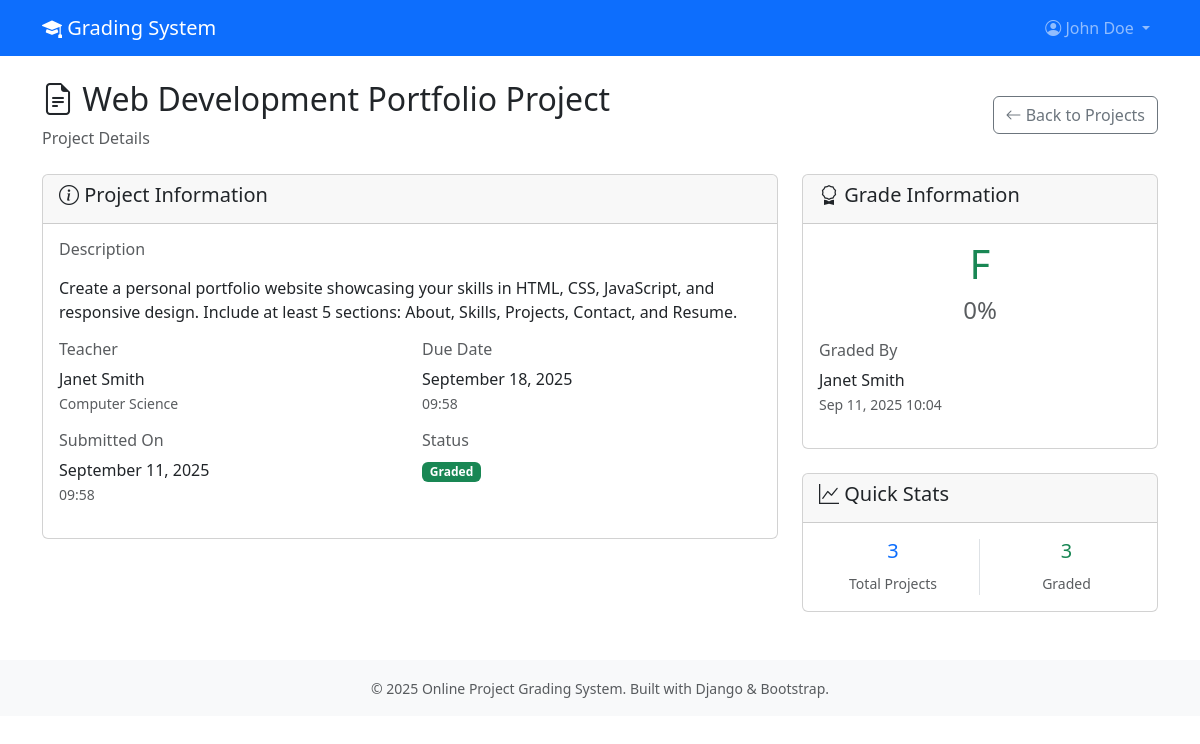
Screenshot of /projects/project/2/ (signed in) with the database file from the repository.
### accounts/models.py (models this page shows, shortened)
class User(AbstractUser):
    USER_TYPES = (
        ('student', 'Student'),
        ('teacher', 'Teacher'),
    )
    user_type = models.CharField(max_length=10, choices=USER_TYPES, default='student')
    phone_number = models.CharField(max_length=15, blank=True)

class TeacherProfile(models.Model):
    user = models.OneToOneField(User, on_delete=models.CASCADE, related_name='teacher_profile')
    employee_id = models.CharField(max_length=20, unique=True)
    department = models.CharField(max_length=100)
    designation = models.CharField(max_length=50)

### projects/models.py (models this page shows, shortened)
class Project(models.Model):
    title = models.CharField(max_length=200)
    description = models.TextField()
    student = models.ForeignKey(User, on_delete=models.CASCADE, related_name='projects')
    teacher = models.ForeignKey(User, on_delete=models.CASCADE, related_name='assigned_projects')
    file_upload = models.FileField(upload_to='projects/', null=True, blank=True)
    submitted_at = models.DateTimeField(auto_now_add=True)
    due_date = models.DateTimeField()
    is_submitted = models.BooleanField(default=False)

class Grade(models.Model):
    GRADE_CHOICES = [
        ('A+', 'A+ (90-100)'),
        ('A', 'A (80-89)'),
        ('B+', 'B+ (70-79)'),
        ('B', 'B (60-69)'),
        ('C+', 'C+ (50-59)'),
        ('C', 'C (40-49)'),
        ('D', 'D (30-39)'),
        ('F', 'F (0-29)'),
    ]
    project = models.OneToOneField(Project, on_delete=models.CASCADE, related_name='grade')
    teacher = models.ForeignKey(User, on_delete=models.CASCADE, related_name='grades_given')
    score = models.IntegerField(
        validators=[MinValueValidator(0), MaxValueValidator(100)],
        help_text="Score out of 100"
    )
    letter_grade = models.CharField(max_length=2, choices=GRADE_CHOICES, blank=True)
    feedback = models.TextField(blank=True)
    graded_at = models.DateTimeField(auto_now_add=True)

### projects/views.py (the view)
# urls.py: path('project/<int:project_id>/', views.project_detail, name='project_detail'),
@login_required
@student_required
def project_detail(request, project_id):
    project = get_object_or_404(Project, id=project_id, student=request.user)
    total_projects = Project.objects.filter(student=request.user).count()
    graded_projects = Project.objects.filter(student=request.user, grade__isnull=False).count()
    context = {
        'project': project,
        'total_projects': total_projects,
        'graded_projects': graded_projects,
    }
    return render(request, 'projects/project_detail.html', context)

### templates/projects/project_detail.html (shortened to what this page needs)
{% extends 'base.html' %}
{% load project_extras %}
{% block content %}
<div class="d-flex justify-content-between align-items-center mb-4">
    <div>
        <h2><i class="bi bi-file-earmark-text"></i> {{ project.title }}</h2>
        <p class="text-muted mb-0">Project Details</p>
    </div>
    <a href="{% url 'my_projects' %}" class="btn btn-outline-secondary">
        <i class="bi bi-arrow-left"></i> Back to Projects
    </a>
</div>
<div class="row">
    <div class="col-md-8">
        <div class="card">
            <div class="card-header">
                <h5><i class="bi bi-info-circle"></i> Project Information</h5>
            </div>
            <div class="card-body">
                <div class="mb-3">
                    <h6 class="text-muted">Description</h6>
                    <p>{{ project.description|linebreaks }}</p>
                </div>
                <div class="row">
                    <div class="col-md-6 mb-3">
                        <h6 class="text-muted">Teacher</h6>
                        <p class="mb-0">{{ project.teacher.first_name }} {{ project.teacher.last_name }}</p>
                        {% if project.teacher.teacher_profile %}
                            <small class="text-muted">{{ project.teacher.teacher_profile.department }}</small>
                        {% endif %}
                    </div>
                    <div class="col-md-6 mb-3">
                        <h6 class="text-muted">Due Date</h6>
                        <p class="mb-0">{{ project.due_date|date:"F d, Y" }}</p>
                        <small class="text-muted">{{ project.due_date|time:"H:i" }}</small>
                    </div>
                </div>
                <div class="row">
                    <div class="col-md-6 mb-3">
                        <h6 class="text-muted">Submitted On</h6>
                        {% if project.submitted_at %}
                            <p class="mb-0">{{ project.submitted_at|date:"F d, Y" }}</p>
                            <small class="text-muted">{{ project.submitted_at|time:"H:i" }}</small>
                        {% else %}
                            <span class="text-muted">Not submitted yet</span>
                        {% endif %}
                    </div>
                    <div class="col-md-6 mb-3">
                        <h6 class="text-muted">Status</h6>
                        {% if project.is_submitted %}
                            {% if project.grade %}
                                <span class="badge bg-success">Graded</span>
                            {% else %}
                                <span class="badge bg-warning">Pending Review</span>
                            {% endif %}
                        {% else %}
                            <span class="badge bg-secondary">Draft</span>
                        {% endif %}
                    </div>
                </div>
            </div>
        </div>
    </div>
    <div class="col-md-4">
        <div class="card">
            <div class="card-header">
                <h5><i class="bi bi-award"></i> Grade Information</h5>
            </div>
            <div class="card-body">
                {% if project.grade %}
                    <div class="text-center mb-3">
                        <div class="display-6 text-success mb-2">{{ project.grade.letter_grade }}</div>
                        <p class="h4 text-muted">{{ project.grade.score }}%</p>
                    </div>
                    <div class="mb-3">
                        <h6 class="text-muted">Graded By</h6>
                        <p class="mb-0">{{ project.grade.teacher.first_name }} {{ project.grade.teacher.last_name }}</p>
                        <small class="text-muted">{{ project.grade.graded_at|date:"M d, Y H:i" }}</small>
                    </div>
                {% else %}
                    <div class="text-center text-muted py-4">
                        <i class="bi bi-clock" style="font-size: 2rem;"></i>
                        <p class="mt-2 mb-0">Not graded yet</p>
                        <small>Your teacher will grade this project soon.</small>
                    </div>
                {% endif %}
            </div>
        </div>
        <div class="card mt-4">
            <div class="card-header">
                <h5><i class="bi bi-graph-up"></i> Quick Stats</h5>
            </div>
            <div class="card-body">
                <div class="row text-center">
                    <div class="col-6 border-end">
                        <div class="text-primary h5">{{ total_projects }}</div>
                        <small class="text-muted">Total Projects</small>
                    </div>
                    <div class="col-6">
                        <div class="text-success h5">{{ graded_projects }}</div>
                        <small class="text-muted">Graded</small>
                    </div>
                </div>
            </div>
        </div>
    </div>
</div>
{% endblock %}

### templates/base.html (shortened to what this page needs)
<!DOCTYPE html>
<html lang="en">
<head>
    <link href="https://cdn.jsdelivr.net/npm/bootstrap@5.3.0/dist/css/bootstrap.min.css" rel="stylesheet">
    <link href="https://cdn.jsdelivr.net/npm/bootstrap-icons@1.7.2/font/bootstrap-icons.css" rel="stylesheet">
</head>
<body>
    <nav class="navbar navbar-expand-lg navbar-dark bg-primary">
        <div class="container">
            <a class="navbar-brand" href="{% url 'dashboard' %}">
                <i class="bi bi-mortarboard-fill"></i> Grading System
            </a>
            {% if user.is_authenticated %}
            <div class="collapse navbar-collapse" id="navbarNav">
                <ul class="navbar-nav ms-auto">
                    <li class="nav-item dropdown">
                        <a class="nav-link dropdown-toggle" href="#" id="navbarDropdown" role="button" data-bs-toggle="dropdown">
                            <i class="bi bi-person-circle"></i> {{ user.first_name }} {{ user.last_name }}
                        </a>
                    </li>
                </ul>
            </div>
            {% endif %}
        </div>
    </nav>
    <main class="container mt-4">
        {% block content %}{% endblock %}
    </main>
    <footer class="bg-light text-center text-muted py-3 mt-5">
        <div class="container">
            <small>&copy; 2025 Online Project Grading System. Built with Django & Bootstrap.</small>
        </div>
    </footer>
</body>
</html>

### rows the page displays
User: first_name "John", last_name "Doe"
Project: title "Web Development Portfolio Project", description "Create a personal portfolio website showcasing your skills in HTML, CSS, JavaScript, and responsive design. Include at least 5 sections: About, Skills, Projects, Contact, and Resume.", teacher.first_name "Janet", teacher.last_name "Smith", teacher.teacher_profile.department "Computer Science", due_date "September 18, 2025", due_date "09:58", submitted_at "September 11, 2025", submitted_at "09:58", grade.letter_grade "F", grade.score "0", grade.teacher.first_name "Janet", grade.teacher.last_name "Smith", grade.graded_at "Sep 11, 2025 10:04"

### other values shown
{{ total_projects }} "3"
{{ graded_projects }} "3"
